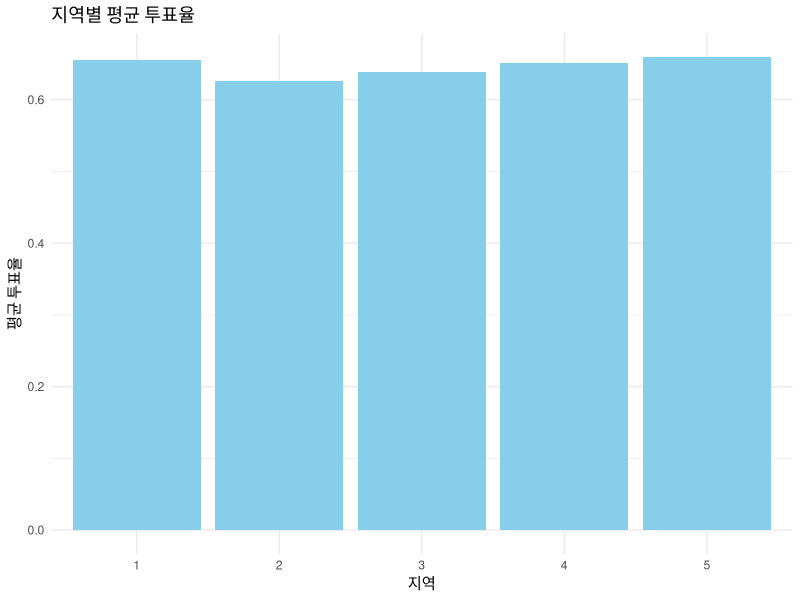

This figure's R source:
# 1. 필요한 라이브러리를 설치하고 불러옵니다.
# install.packages("dplyr")
# install.packages("ggplot2")
library(dplyr)
library(ggplot2)

# 2. 예제 데이터를 생성합니다.
df <- data.frame(
  지역별_5 = rep(c(1, 2, 3, 4, 5), each = 100),
  투표율 = runif(500, 0.45, 0.85) # 45% ~ 85% 사이의 임의의 투표율 데이터 생성
)

# 3. 지역별로 그룹을 묶고, 평균 투표율을 계산합니다.
summary_df <- df %>%
  group_by(지역별_5) %>%
  summarise(평균투표율 = mean(투표율))

# 계산된 결과 확인
print(summary_df)

# 4. ggplot을 이용해 막대그래프를 그립니다.
ggplot(data = summary_df, aes(x = factor(지역별_5), y = 평균투표율)) +
  geom_bar(stat = "identity", fill = "skyblue") + # stat="identity"는 y축 값을 그대로 사용하라는 의미
  labs(
    title = "지역별 평균 투표율",
    x = "지역",
    y = "평균 투표율"
  ) +
  theme_minimal() # 깔끔한 테마 적용
